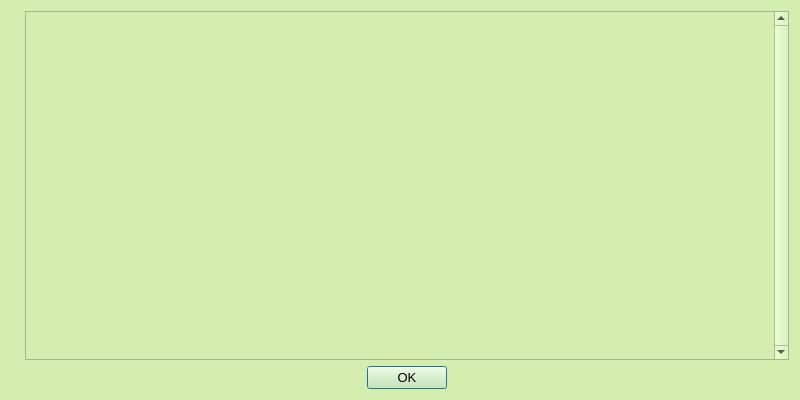
<?xml version="1.0" encoding="UTF-8"?>
<ui version="4.0">
 <class>HelpMessageDialog</class>
 <widget class="QDialog" name="HelpMessageDialog">
  <property name="geometry">
   <rect>
    <x>0</x>
    <y>0</y>
    <width>800</width>
    <height>400</height>
   </rect>
  </property>
  <property name="palette">
   <palette>
    <active>
     <colorrole role="Button">
      <brush brushstyle="SolidPattern">
       <color alpha="255">
        <red>211</red>
        <green>238</green>
        <blue>175</blue>
       </color>
      </brush>
     </colorrole>
     <colorrole role="Base">
      <brush brushstyle="SolidPattern">
       <color alpha="255">
        <red>252</red>
        <green>252</green>
        <blue>252</blue>
       </color>
      </brush>
     </colorrole>
     <colorrole role="Window">
      <brush brushstyle="SolidPattern">
       <color alpha="255">
        <red>211</red>
        <green>238</green>
        <blue>175</blue>
       </color>
      </brush>
     </colorrole>
     <colorrole role="AlternateBase">
      <brush brushstyle="SolidPattern">
       <color alpha="255">
        <red>211</red>
        <green>238</green>
        <blue>175</blue>
       </color>
      </brush>
     </colorrole>
    </active>
    <inactive>
     <colorrole role="Button">
      <brush brushstyle="SolidPattern">
       <color alpha="255">
        <red>211</red>
        <green>238</green>
        <blue>175</blue>
       </color>
      </brush>
     </colorrole>
     <colorrole role="Base">
      <brush brushstyle="SolidPattern">
       <color alpha="255">
        <red>252</red>
        <green>252</green>
        <blue>252</blue>
       </color>
      </brush>
     </colorrole>
     <colorrole role="Window">
      <brush brushstyle="SolidPattern">
       <color alpha="255">
        <red>211</red>
        <green>238</green>
        <blue>175</blue>
       </color>
      </brush>
     </colorrole>
     <colorrole role="AlternateBase">
      <brush brushstyle="SolidPattern">
       <color alpha="255">
        <red>211</red>
        <green>238</green>
        <blue>175</blue>
       </color>
      </brush>
     </colorrole>
    </inactive>
    <disabled>
     <colorrole role="Button">
      <brush brushstyle="SolidPattern">
       <color alpha="255">
        <red>211</red>
        <green>238</green>
        <blue>175</blue>
       </color>
      </brush>
     </colorrole>
     <colorrole role="Base">
      <brush brushstyle="SolidPattern">
       <color alpha="255">
        <red>211</red>
        <green>238</green>
        <blue>175</blue>
       </color>
      </brush>
     </colorrole>
     <colorrole role="Window">
      <brush brushstyle="SolidPattern">
       <color alpha="255">
        <red>211</red>
        <green>238</green>
        <blue>175</blue>
       </color>
      </brush>
     </colorrole>
     <colorrole role="AlternateBase">
      <brush brushstyle="SolidPattern">
       <color alpha="255">
        <red>211</red>
        <green>238</green>
        <blue>175</blue>
       </color>
      </brush>
     </colorrole>
    </disabled>
   </palette>
  </property>
  <property name="font">
   <font>
    <pointsize>10</pointsize>
   </font>
  </property>
  <property name="windowTitle">
   <string>Bean Cash Core - Command-line options</string>
  </property>
  <layout class="QHBoxLayout" name="horizontalLayout_2">
   <item>
    <widget class="QLabel" name="graphic">
     <property name="sizePolicy">
      <sizepolicy hsizetype="Preferred" vsizetype="Ignored">
       <horstretch>0</horstretch>
       <verstretch>0</verstretch>
      </sizepolicy>
     </property>
     <property name="pixmap">
      <pixmap resource="../beancash.qrc">:/images/about</pixmap>
     </property>
    </widget>
   </item>
   <item>
    <layout class="QVBoxLayout" name="verticalLayout">
     <item>
      <widget class="QScrollArea" name="scrollArea">
       <property name="verticalScrollBarPolicy">
        <enum>Qt::ScrollBarAlwaysOn</enum>
       </property>
       <property name="widgetResizable">
        <bool>true</bool>
       </property>
       <widget class="QWidget" name="scrollAreaWidgetContents">
        <property name="geometry">
         <rect>
          <x>0</x>
          <y>0</y>
          <width>661</width>
          <height>345</height>
         </rect>
        </property>
        <layout class="QVBoxLayout" name="verticalLayout_2">
         <item>
          <widget class="QLabel" name="helpMessageLabel">
           <property name="font">
            <font>
             <family>Terminal</family>
            </font>
           </property>
           <property name="cursor">
            <cursorShape>IBeamCursor</cursorShape>
           </property>
           <property name="textFormat">
            <enum>Qt::PlainText</enum>
           </property>
           <property name="textInteractionFlags">
            <set>Qt::LinksAccessibleByMouse|Qt::TextSelectableByKeyboard|Qt::TextSelectableByMouse</set>
           </property>
          </widget>
         </item>
        </layout>
       </widget>
      </widget>
     </item>
     <item>
      <widget class="QDialogButtonBox" name="okButton">
       <property name="orientation">
        <enum>Qt::Horizontal</enum>
       </property>
       <property name="standardButtons">
        <set>QDialogButtonBox::Ok</set>
       </property>
       <property name="centerButtons">
        <bool>true</bool>
       </property>
      </widget>
     </item>
    </layout>
   </item>
  </layout>
 </widget>
 <resources>
  <include location="../beancash.qrc"/>
 </resources>
 <connections>
  <connection>
   <sender>okButton</sender>
   <signal>accepted()</signal>
   <receiver>HelpMessageDialog</receiver>
   <slot>accept()</slot>
   <hints>
    <hint type="sourcelabel">
     <x>20</x>
     <y>20</y>
    </hint>
    <hint type="destinationlabel">
     <x>20</x>
     <y>20</y>
    </hint>
   </hints>
  </connection>
  <connection>
   <sender>okButton</sender>
   <signal>rejected()</signal>
   <receiver>HelpMessageDialog</receiver>
   <slot>reject()</slot>
   <hints>
    <hint type="sourcelabel">
     <x>20</x>
     <y>20</y>
    </hint>
    <hint type="destinationlabel">
     <x>20</x>
     <y>20</y>
    </hint>
   </hints>
  </connection>
 </connections>
</ui>
